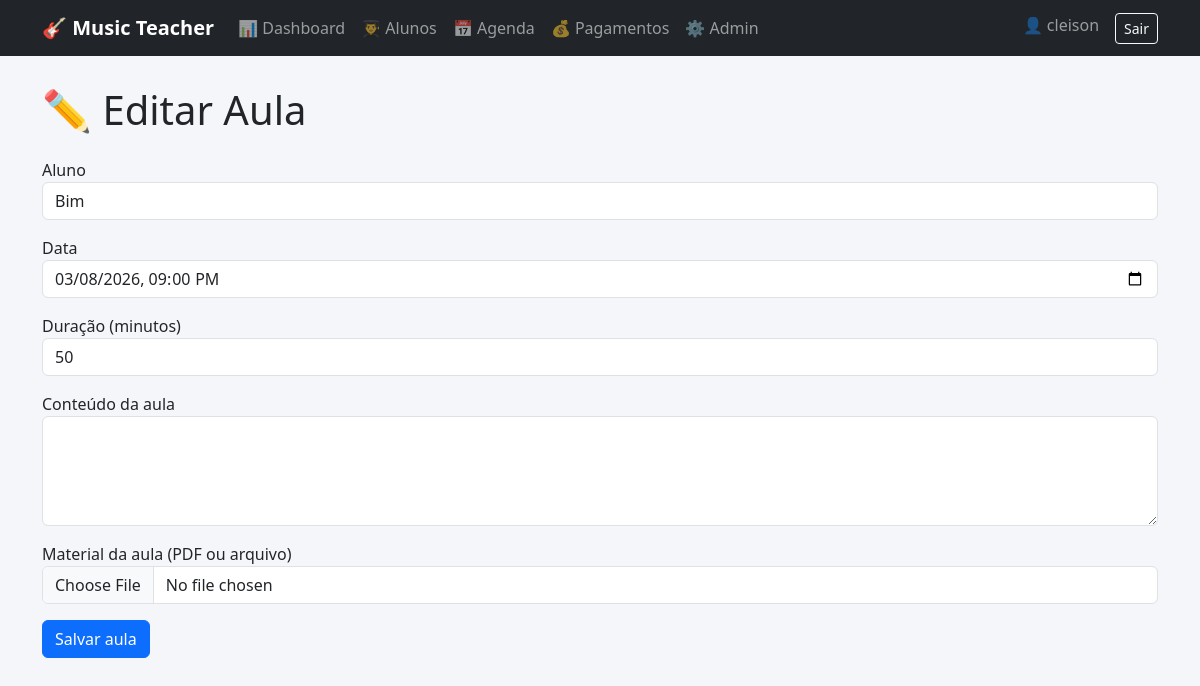
Page /aulas/editar/6/ (signed in) on the committed database.
### aulas/models.py (models this page shows, shortened)
class Aula(models.Model):
    aluno = models.ForeignKey(Aluno, on_delete=models.CASCADE)
    data = models.DateTimeField()
    duracao_minutos = models.IntegerField(default=50)
    conteudo = models.TextField(blank=True)
    material = models.FileField(
        upload_to="materiais/",
        blank=True,
        null=True
    )
    realizada = models.BooleanField(default=False)

### alunos/models.py (models this page shows, shortened)
class Aluno(models.Model):
    user = models.OneToOneField(
        User,
        on_delete=models.CASCADE,
        null=True,
        blank=True
    )
    nome = models.CharField(max_length=200)
    telefone = models.CharField(max_length=20)
    email = models.EmailField(blank=True)
    instrumento = models.CharField(max_length=100)
    valor_mensalidade = models.DecimalField(
        max_digits=8,
        decimal_places=2,
        default=0
    )
    dia_vencimento = models.IntegerField(default=10)
    data_cadastro = models.DateField(auto_now_add=True)

### config/views.py (the view, shortened to what this page needs)
# urls.py: path('aulas/editar/<int:id>/', editar_aula, name='editar_aula'),
@login_required
def editar_aula(request, id):
    if usuario_e_aluno(request.user):
        return redirect("/meu-painel/")
    aula = Aula.objects.get(id=id)
    alunos_lista = Aluno.objects.all()
    return render(request, "editar_aula.html", {
        "aula": aula,
        "alunos": alunos_lista,
        "eh_aluno": False
    })

### config/context_processors.py (called while the page is built)
def vapid_key(request):
    return {
        "vapid_public_key": settings.VAPID_PUBLIC_KEY
    }

### config/views.py (called while the page is built)
def usuario_e_aluno(user):
    return Aluno.objects.filter(user=user).exists()

### templates/editar_aula.html (shortened to what this page needs)
{% extends "base.html" %}
{% block content %}
<h1 class="mb-4">✏ Editar Aula</h1>
<form method="POST" enctype="multipart/form-data">
<div class="mb-3">
<label>Aluno</label>
<select name="aluno" class="form-control">
{% for aluno in alunos %}
<option value="{{ aluno.id }}"
{% if aluno.id == aula.aluno.id %}selected{% endif %}>
{{ aluno.nome }}
</option>
{% endfor %}
</select>
</div>
<div class="mb-3">
<label>Data</label>
<input
type="datetime-local"
name="data"
value="{{ aula.data|date:'Y-m-d\\TH:i' }}"
class="form-control"
>
</div>
<div class="mb-3">
<label>Duração (minutos)</label>
<input
type="number"
name="duracao_minutos"
value="{{ aula.duracao_minutos }}"
class="form-control"
>
</div>
<div class="mb-3">
<label>Conteúdo da aula</label>
<textarea
name="conteudo"
class="form-control"
rows="4"
>
{{ aula.conteudo }}
</textarea>
</div>
<div class="mb-3">
<label>Material da aula (PDF ou arquivo)</label>
<input
type="file"
name="material"
class="form-control"
>
</div>
<button class="btn btn-primary">
Salvar aula
</button>
</form>
{% endblock %}

### templates/base.html (shortened to what this page needs)
<!DOCTYPE html>
<html lang="pt-br">
<head>
<link href="https://cdn.jsdelivr.net/npm/bootstrap@5.3.3/dist/css/bootstrap.min.css" rel="stylesheet">
</head>
<body>
<nav class="navbar navbar-expand-lg navbar-dark bg-dark">
<div class="container">
<a class="navbar-brand" href="/dashboard/">
🎸 Music Teacher
</a>
<div class="collapse navbar-collapse" id="menu">
<ul class="navbar-nav me-auto">
{% if request.user.is_authenticated %}
    {% if eh_aluno %}
    <li class="nav-item">
        <a class="nav-link" href="/meu-painel/">
            🎓 Meu Painel
        </a>
    </li>
    {% else %}
    <li class="nav-item">
        <a class="nav-link" href="/dashboard/">
            📊 Dashboard
        </a>
    </li>
    <li class="nav-item">
        <a class="nav-link" href="/alunos/">
            👨‍🎓 Alunos
        </a>
    </li>
    <li class="nav-item">
        <a class="nav-link" href="/agenda/">
            📅 Agenda
        </a>
    </li>
    <li class="nav-item">
        <a class="nav-link" href="/admin/financeiro/pagamento/">
            💰 Pagamentos
        </a>
    </li>
    <li class="nav-item">
        <a class="nav-link" href="/admin/">
            ⚙ Admin
        </a>
    </li>
    {% endif %}
{% endif %}
</ul>
<ul class="navbar-nav">
{% if request.user.is_authenticated %}
<li class="nav-item">
<span class="navbar-text me-3">
👤 {{ request.user.username }}
</span>
</li>
<li class="nav-item">
<form method="POST" action="/admin/logout/" class="d-inline">
<button type="submit" class="btn btn-sm btn-outline-light">
Sair
</button>
</form>
</li>
{% endif %}
</ul>
</div>
</div>
</nav>
<div class="container container-main">
{% block content %}
{% endblock %}
</div>
</body>
</html>

### templates/base.html (style rules this page uses)
body { background:#f5f6fa; }
.navbar-brand { font-weight:bold; }
.container-main { margin-top:30px; }

### rows in the picture
Aula: aluno "Bim", data "03/08/2026 21:00", duracao_minutos "50"

### other values in the picture
{{ request.user.username }} "cleison"
